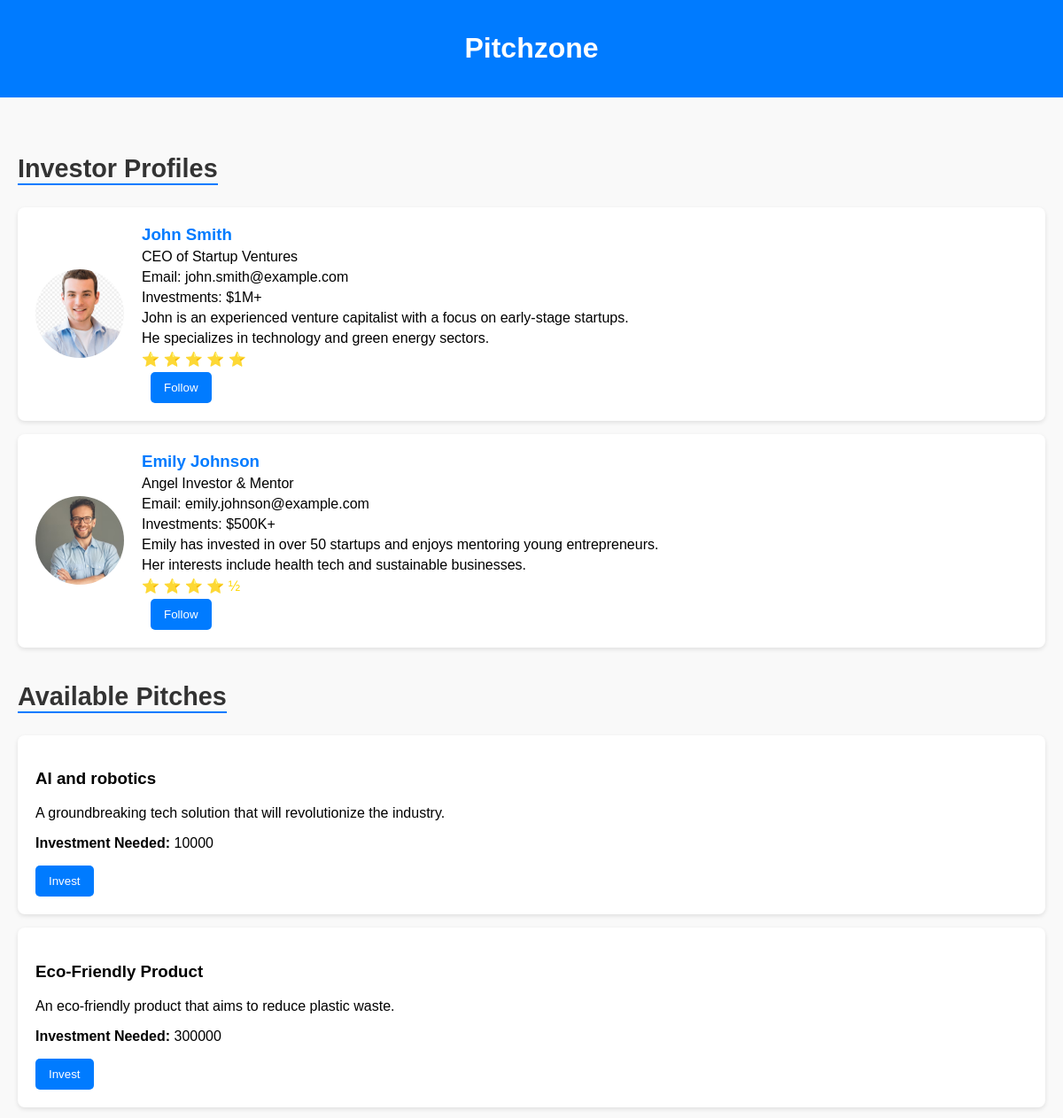
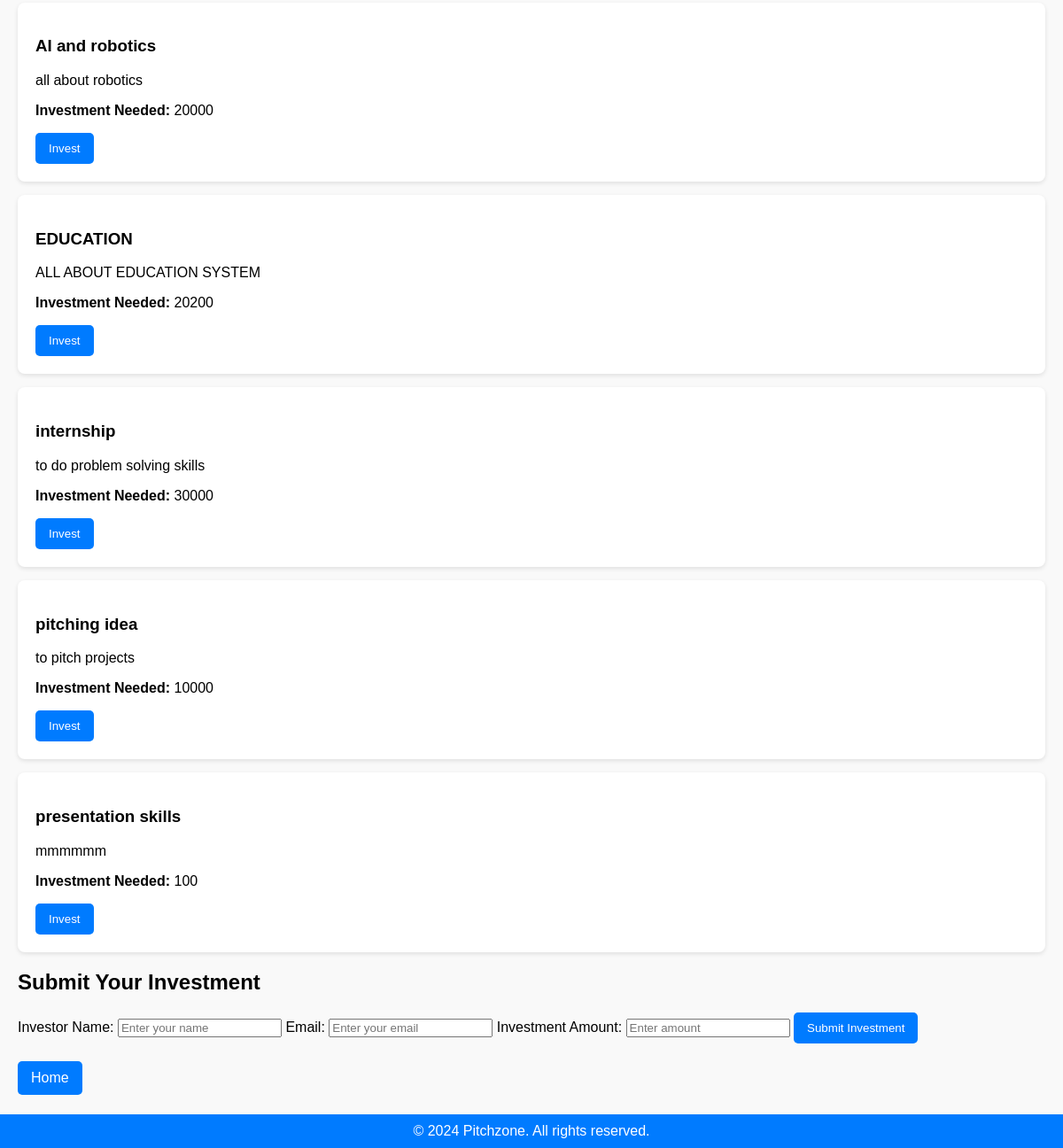
Screenshot of /investor_zone (signed in) with the database file from the repository (2 pictures, top to bottom).
### app.py (models this page shows)
class Pitch(db.Model):
    id = db.Column(db.Integer, primary_key=True)
    title = db.Column(db.String(200), nullable=False)
    description = db.Column(db.Text, nullable=False)
    investment_needed = db.Column(db.String(50), nullable=False)

### app.py (the view)
    def wrapper(*args, **kwargs):
        if "user" not in session:
            flash("You need to log in first.")
            return redirect(url_for("login"))
        return func(*args, **kwargs)

### app.py (called while the page is built, shortened)
def login_required(func):
    def wrapper(*args, **kwargs):
        if "user" not in session:
            flash("You need to log in first.")
            return redirect(url_for("login"))
        return func(*args, **kwargs)
    wrapper.__name__ = func.__name__
    return wrapper

@app.route("/investor_zone", methods=["GET", "POST"])
@login_required
def investor_zone():
    pitches = Pitch.query.all()
    investments = Investment.query.all()
    return render_template("investor_zone.html", pitch_ideas=pitches, investments=investments)

### templates/investor_zone.html (shortened to what this page needs)
<!DOCTYPE html>
<html lang="en">
<head>
</head>
<body>
    <header>
        <h1>Pitchzone</h1>
    </header>
    <div class="container">
        <h2 class="section-title">Investor Profiles</h2>
        <div class="profile-card">
            <img src="{{ url_for('static', filename='imagesfolder/image1.jpg') }}" alt="Investor Photo">
            <div class="profile-info">
                <h3>John Smith</h3>
                <p>CEO of Startup Ventures</p>
                <p>Email: john.smith@example.com</p>
                <p>Investments: $1M+</p>
                <p>John is an experienced venture capitalist with a focus on early-stage startups.</p>
                <p>He specializes in technology and green energy sectors.</p>
                <div class="ratings">⭐ ⭐ ⭐ ⭐ ⭐</div>
                <button class="follow-btn" onclick="toggleFollow(this, 'John Smith')">Follow</button>
            </div>
        </div>
        <div class="profile-card">
            <img src="{{ url_for('static', filename='imagesfolder/image2.jpg') }}" alt="Investor Photo">
            <div class="profile-info">
                <h3>Emily Johnson</h3>
                <p>Angel Investor & Mentor</p>
                <p>Email: emily.johnson@example.com</p>
                <p>Investments: $500K+</p>
                <p>Emily has invested in over 50 startups and enjoys mentoring young entrepreneurs.</p>
                <p>Her interests include health tech and sustainable businesses.</p>
                <div class="ratings">⭐ ⭐ ⭐ ⭐ ½</div>
                <button class="follow-btn" onclick="toggleFollow(this, 'Emily Johnson')">Follow</button>
            </div>
        </div>
        <h2 class="section-title">Available Pitches</h2>
        {% for pitch in pitch_ideas %}
        <div class="pitch-card">
            <div class="pitch-info">
                <h3>{{ pitch.title }}</h3>
                <p>{{ pitch.description }}</p>
                <p><strong>Investment Needed:</strong> {{ pitch.investment_needed }}</p>
            </div>
            <div class="actions">
                <button onclick="showForm('{{ pitch.title }}')">Invest</button>
            </div>
        </div>
        {% endfor %}
        <div class="investment-form" id="investmentForm">
            <h2>Submit Your Investment</h2>
            <form action="{{ url_for('investor_zone') }}" method="POST">
                <label for="investorName">Investor Name:</label>
                <input type="text" id="investorName" name="investor_name" placeholder="Enter your name" required>
                <label for="email">Email:</label>
                <input type="email" id="email" name="email" placeholder="Enter your email" required>
                <label for="investmentAmount">Investment Amount:</label>
                <input type="number" id="investmentAmount" name="investment_amount" placeholder="Enter amount" required>
                <button type="submit">Submit Investment</button>
            </form>
        </div>
        <a href="{{ url_for('home') }}" class="home-btn">Home</a>
    </div>
    <footer>
        &copy; 2024 Pitchzone. All rights reserved.
    </footer>
</body>
</html>

### templates/investor_zone.html (style rules this page uses)
body { font-family: Arial, sans-serif; margin: 0; padding: 0; background-color: #f9f9f9; }
header { background: #007BFF; color: white; padding: 15px 20px; text-align: center; }
.container { max-width: 1200px; margin: 20px auto; padding: 20px; }
.section-title { font-size: 1.8rem; color: #333; margin-bottom: 10px; border-bottom: 2px solid #007BFF; display: inline-block; }
.profile-card, .pitch-card { background: #fff; border-radius: 8px; box-shadow: 0 2px 5px rgba(0, 0, 0, 0.1); margin: 15px 0; padding: 20px; }
.profile-card img { border-radius: 50%; width: 100px; height: 100px; object-fit: cover; margin-right: 20px; }
.profile-info { flex: 1; }
.profile-card { display: flex; align-items: center; }
.profile-info h3 { color: #007BFF; margin: 0; }
.profile-info p { margin: 5px 0; }
.ratings { margin: 5px 0; color: #FFD700; }
button { background: #007BFF; color: white; border: none; padding: 10px 15px; border-radius: 5px; cursor: pointer; transition: background 0.3s; }
.follow-btn { margin-left: 10px; }
footer { text-align: center; padding: 10px 0; background: #007BFF; color: white; position: fixed; bottom: 0; width: 100%; }
.home-btn { display: inline-block; margin: 20px 0; background: #007BFF; color: white; text-decoration: none; padding: 10px 15px; border-radius: 5px; }

### rows the page displays
Pitch: title "AI and robotics", description "A groundbreaking tech solution that will revolutionize the industry.", investment_needed "10000"
Pitch: title "Eco-Friendly Product", description "An eco-friendly product that aims to reduce plastic waste.", investment_needed "300000"
Pitch: title "AI and robotics", description "all about robotics", investment_needed "20000"
Pitch: title "EDUCATION", description "ALL ABOUT EDUCATION SYSTEM", investment_needed "20200"
Pitch: title "internship", description "to do problem solving skills", investment_needed "30000"
Pitch: title "pitching idea", description "to pitch projects", investment_needed "10000"
Pitch: title "presentation skills", description "mmmmmm", investment_needed "100"
